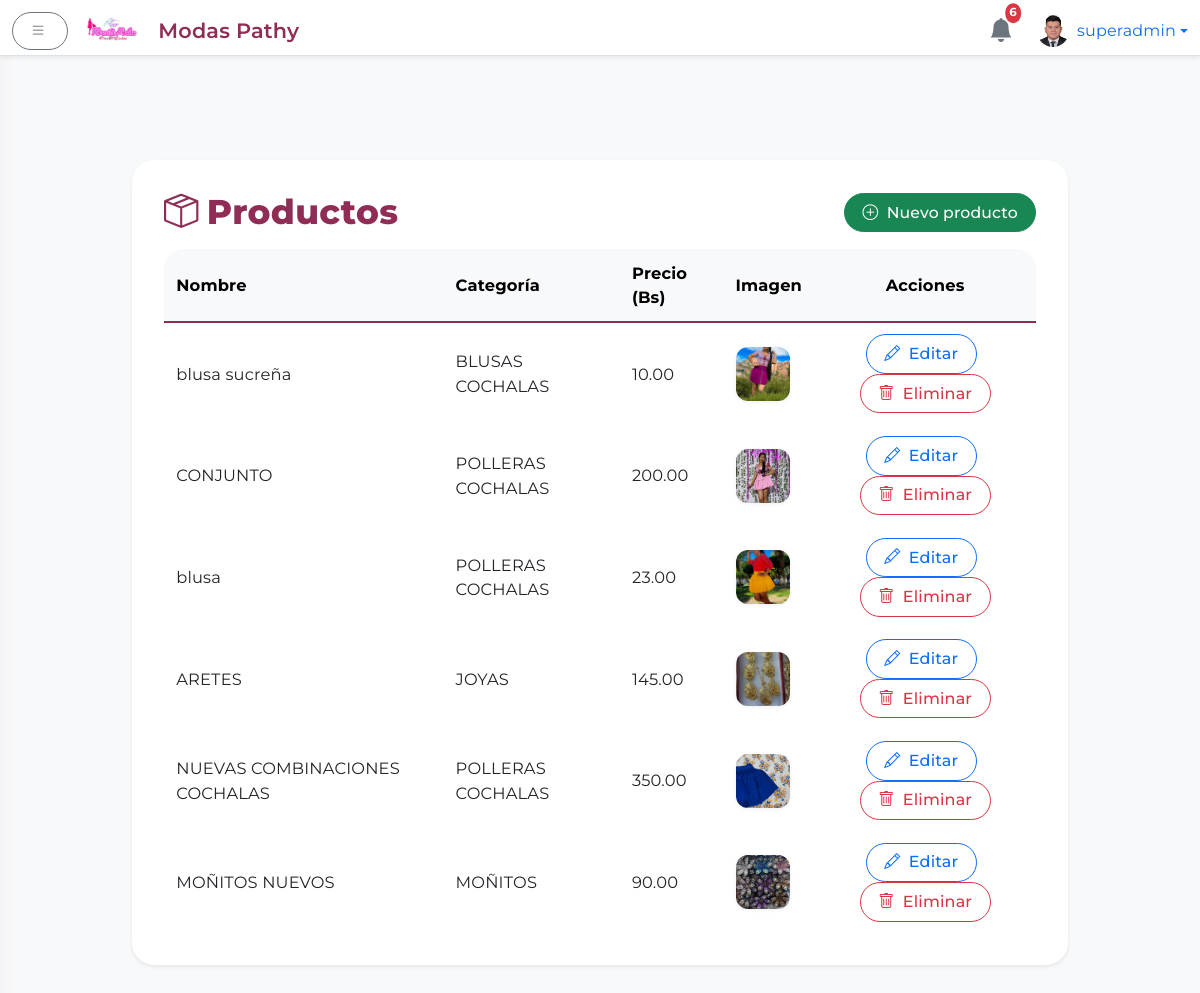
/admin/productos (signed in), run on an earlier commit of the app's database.
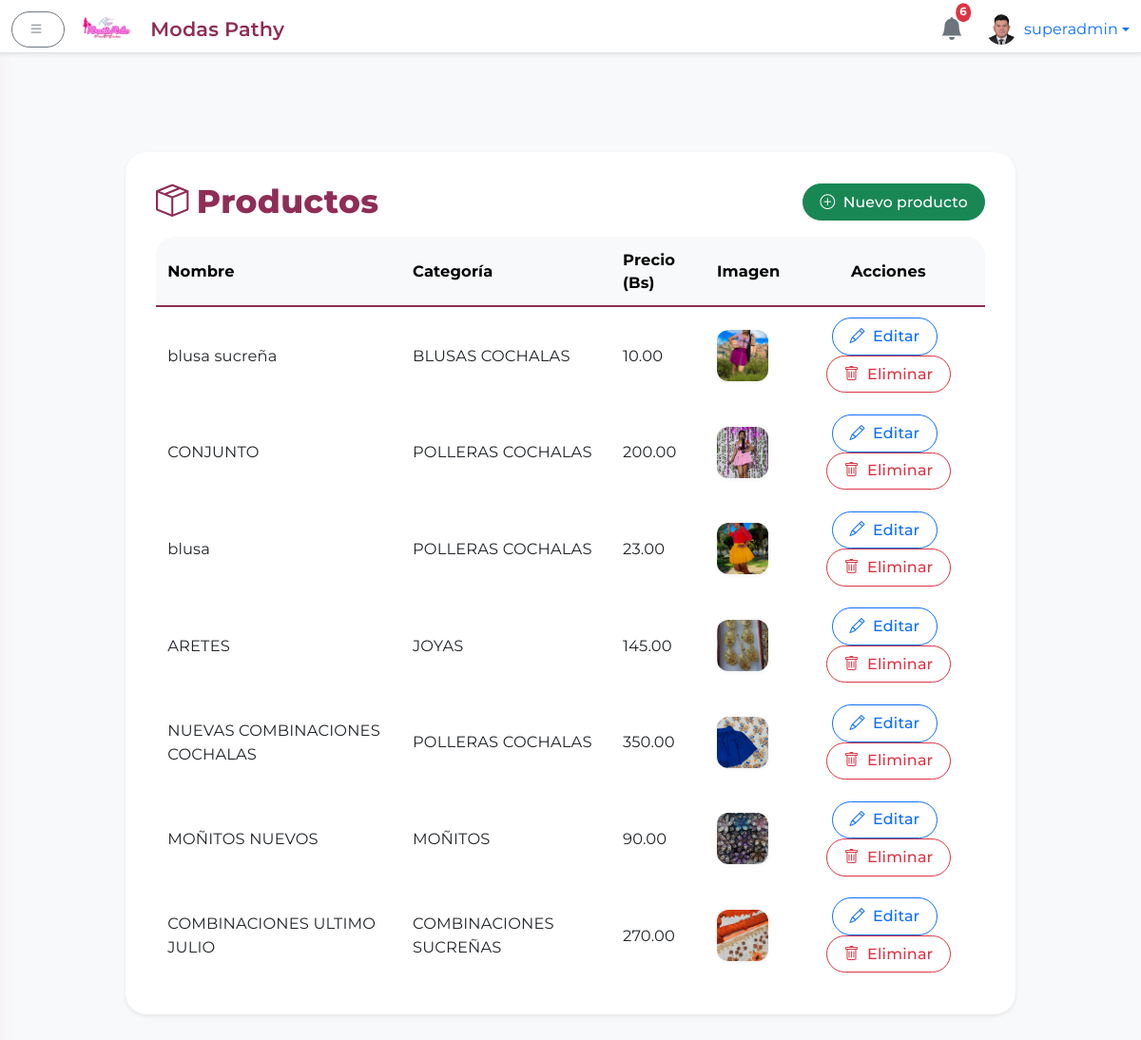
And on a later commit of the database.
### app.py (models this page shows)
class Product(db.Model):
    id = db.Column(db.Integer, primary_key=True)
    name = db.Column(db.String(128), nullable=False)
    description = db.Column(db.Text)
    price = db.Column(db.Float, nullable=False)
    category_id = db.Column(db.Integer, db.ForeignKey('category.id'))
    category = db.relationship('Category', backref='products')
    is_new       = db.Column(db.Boolean, default=False)
    is_trending  = db.Column(db.Boolean, default=False)
    is_featured  = db.Column(db.Boolean, default=False)

class Category(db.Model):
    id = db.Column(db.Integer, primary_key=True)
    name = db.Column(db.String(64), unique=True, nullable=False)

class ProductImage(db.Model):
    id = db.Column(db.Integer, primary_key=True)
    filename = db.Column(db.String(256), nullable=False)
    is_main = db.Column(db.Boolean, default=False)
    product_id = db.Column(db.Integer, db.ForeignKey('product.id'))
    product = db.relationship('Product', backref='images')

### app.py (the view)
@app.route('/admin/productos')
@login_required
def admin_productos():
    productos = Product.query.all()
    return render_template('admin/productos.html', productos=productos)

### app.py (called while the page is built, shortened)
@app.context_processor
def inject_notifications():
    notifications = Notification.query.order_by(Notification.timestamp.desc()).limit(6).all()
    notifs = [
        {
            'message': n.message,
            'timestamp': n.timestamp.strftime('%d/%m %H:%M'),
            'admin_name': n.admin_name
        }
        for n in notifications
    ]
    return dict(notifications=notifs)

@app.context_processor
def inject_theme():
    active = Theme.query.filter_by(is_default=True).first()
    all_themes = Theme.query.order_by(Theme.name).all()
    return {
        'active_theme': active,
        'all_themes': all_themes
    }

@app.before_request
def seed_themes_once():
    global _seeded
    db.create_all()

@login.user_loader
def load_user(user_id):
    return db.session.get(User, int(user_id))

@app.context_processor
def inject_public_data():
    categorias = Category.query.order_by(Category.name).all()
    return {
        'public_categories': categorias,
        'now': lambda fmt=None: datetime.utcnow().strftime(fmt or '%Y'),
        'contact_info': ContactInfo.query.first()
    }

### templates/admin/productos.html (shortened to what this page needs)
{% extends 'admin/base_admin.html' %}
{% block body_admin %}
<div class="container-fluid" style="max-width: 960px;">
  <div class="card shadow-sm hover-shadow border-0 mb-4">
    <div class="card-body pb-0">
      <div class="d-flex justify-content-between align-items-center mb-3">
        <h2 class="mb-0"><i class="bi bi-box-seam me-2"></i>Productos</h2>
        <a href="{{ url_for('admin_producto_nuevo') }}" class="btn btn-success">
          <i class="bi bi-plus-circle me-1"></i> Nuevo producto
        </a>
      </div>
    </div>
    <div class="card-body pt-0">
      <div class="table-responsive">
        <table class="table align-middle table-hover mb-0">
          <thead class="table-light">
            <tr>
              <th>Nombre</th>
              <th>Categoría</th>
              <th>Precio (Bs)</th>
              <th>Imagen</th>
              <th class="text-center">Acciones</th>
            </tr>
          </thead>
          <tbody>
            {% for p in productos %}
            <tr>
              <td>{{ p.name }}</td>
              <td>{{ p.category.name if p.category else '-' }}</td>
              <td>{{ "%.2f"|format(p.price) }}</td>
              <td>
                {% if p.images %}
                  {% set main_img = (p.images | selectattr('is_main') | list | first) or (p.images | first) %}
                  {% if main_img %}
                    <div style="width: 54px; height: 54px; border-radius: 12px; overflow: hidden; box-shadow: 0 1px 4px #0001; display: flex; align-items: center; justify-content: center;">
                      <img src="{{ url_for('static', filename='uploads/' + main_img.filename.replace('\\', '/')) }}"
                           alt="Imagen principal"
                           style="width: 100%; height: 100%; object-fit: cover; display: block;">
                    </div>
                  {% else %}
                    <span class="text-muted">Sin imagen</span>
                  {% endif %}
                {% else %}
                  <span class="text-muted">Sin imagen</span>
                {% endif %}
              </td>
              <td class="text-center">
                <a href="{{ url_for('admin_producto_editar', id=p.id) }}" class="btn btn-outline-primary btn-sm me-2">
                  <i class="bi bi-pencil"></i> Editar
                </a>
                <form action="{{ url_for('admin_producto_eliminar', id=p.id) }}" method="post" class="d-inline" onsubmit="return confirm('¿Seguro que quieres eliminar este producto?');">
                  <button type="submit" class="btn btn-outline-danger btn-sm">
                    <i class="bi bi-trash"></i> Eliminar
                  </button>
                </form>
              </td>
            </tr>
            {% else %}
            <tr>
              <td colspan="5" class="text-center text-muted">No hay productos registrados aún.</td>
            </tr>
            {% endfor %}
          </tbody>
        </table>
      </div>
    </div>
  </div>
</div>
{% endblock %}

What changed in the data, as far as the page shows it:
added Product: name "COMBINACIONES ULTIMO JULIO", category "COMBINACIONES SUCREÑAS", price "270.00", filename (picture)
